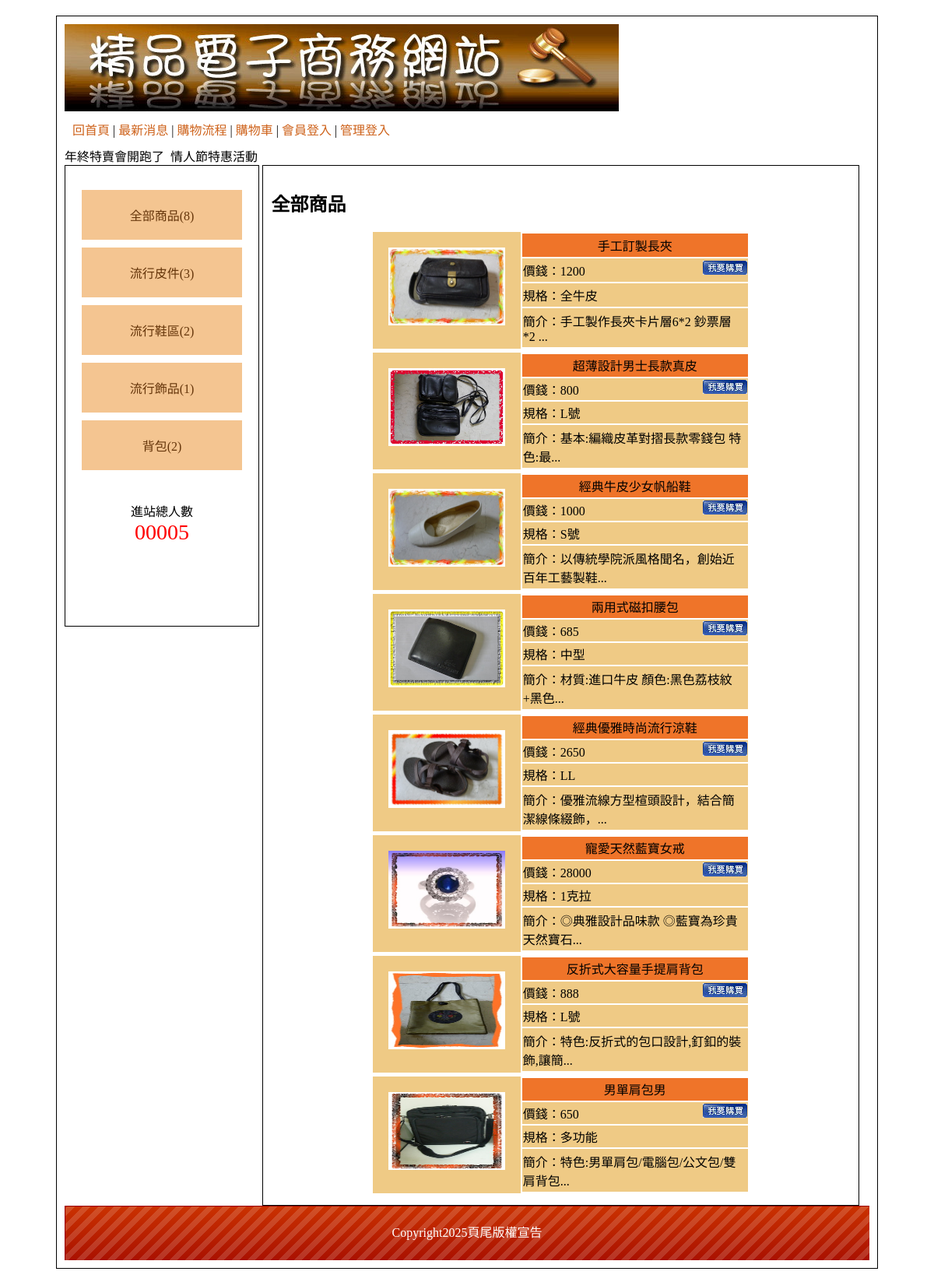
The page / on the database its author committed.
### tables this page shows
CREATE TABLE `type` (
  `id` int(10) UNSIGNED NOT NULL,
  `name` text NOT NULL,
  `big_id` int(2) NOT NULL
);

CREATE TABLE `item` (
  `id` int(10) UNSIGNED NOT NULL,
  `no` text NOT NULL,
  `name` text NOT NULL,
  `price` int(10) UNSIGNED NOT NULL,
  `spec` text NOT NULL,
  `stock` int(10) UNSIGNED NOT NULL,
  `img` text NOT NULL,
  `intro` text NOT NULL,
  `big` int(10) UNSIGNED NOT NULL,
  `mid` int(10) UNSIGNED NOT NULL,
  `sh` int(1) UNSIGNED NOT NULL
);

CREATE TABLE `bottom` (
  `id` int(10) UNSIGNED NOT NULL,
  `bottom` text NOT NULL
);

### api/db.php (called while the page is built, shortened)
<?php
class DB{
    private $dsn="mysql:host=localhost;dbname=db07_04;charset=utf8";
    private $pdo;
    private $table;
    function __construct($table){
        $this->table=$table;
        $this->pdo=new PDO($this->dsn, 'root', '');
    }
    function all(...$arg){
        $sql="select * from $this->table ";
        if(isset($arg[0])){
            if(is_array($arg[0])){
                $tmp=$this->arraytosql($arg[0]);
                $sql=$sql." where ".join(" AND " , $tmp);
            }else{
                $sql .= $arg[0];
            }
        }
        return $this->pdo->query($sql)->fetchAll(PDO::FETCH_ASSOC);
    }
    function count(...$arg){
        $sql="select count(*) from $this->table ";
        if(isset($arg[0])){
            if(is_array($arg[0])){
                $tmp=$this->arraytosql($arg[0]);
                $sql=$sql." where ".join(" AND " , $tmp);
            }else{
                $sql .= $arg[0];
            }
        }
        return $this->pdo->query($sql)->fetchColumn();
    }
    function find($id){
        $sql="select * from $this->table ";
        if(is_array($id)){
            $tmp=$this->arraytosql($id);
            $sql=$sql." where ".join(" AND " , $tmp);
        }else{
            $sql .= " WHERE `id`='$id'";
        }
        return $this->pdo->query($sql)->fetch(PDO::FETCH_ASSOC);
    }
    private function arraytosql($array){
        $tmp=[];
        foreach($array as $key =>$value){
            $tmp[]="`$key`='$value'";
        }
        return $tmp;
    }
}
$Type=new DB('type');
$Bottom=new DB('bottom');
$Item=new DB('item');
?>

### index.php (the view, shortened to what this page needs)
<?php include_once "./api/db.php"; ?>
<!DOCTYPE html PUBLIC "-//W3C//DTD XHTML 1.0 Transitional//EN" "http://www.w3.org/TR/xhtml1/DTD/xhtml1-transitional.dtd">
<html xmlns="http://www.w3.org/1999/xhtml"><head><meta http-equiv="Content-Type" content="text/html; charset=UTF-8">
<link href="./css/css.css" rel="stylesheet" type="text/css">
</head>
<body>
	<div id="main">
    	<div id="top">
        	<a href="?">
            	<img src="./icon/0416.jpg">
            </a>
                        <div style="padding:10px;">
                <a href="?">回首頁</a> |
                <a href="?do=news">最新消息</a> |
                <a href="?do=look">購物流程</a> |
                <a href="?do=buycart">購物車</a> |
                <?php
                    if(isset($_SESSION['login'])){
                        echo "<a href='./api/logout.php'>";
                        echo "登出";
                        echo "</a>";
                    }else{
                        echo "<a href='?do=login'>";
                        echo "會員登入";
                        echo "</a>";
                    }
                ?>
                 |
                <?php
                    if(isset($_SESSION['admin'])){
                        echo "<a href='back.php'>";
                        echo "返回管理";
                        echo "</a>";
                    }else{
                        echo "<a href='?do=admin'>";
                        echo "管理登入";
                        echo "</a>";
                    }
                ?>
           </div>
           <marquee>
                   年終特賣會開跑了&nbsp;&nbsp;情人節特惠活動 &nbsp;&nbsp;
            </marquee>
        </div>
        <div id="left" class="ct">
        	<div style="min-height:400px;">
                <a href="?type=0">全部商品(<?=$Item->count(['sh'=>1]);?>)</a>
            <?php
                $bigs = $Type->all(['big_id'=>0]);
                foreach($bigs as $big):
            ?>
                <div class="ww">
                    <a href="?type=<?=$big['id'];?>"><?=$big['name'];?>(<?=$Item->count(['big'=>$big['id'], 'sh'=>1]);?>)</a>
            <?php
                    echo "</div>";
                endforeach;
            ?>
        	</div>
            <span>
            	<div>進站總人數</div>
                <div style="color:#f00; font-size:28px;">
                	00005
                </div>
            </span>
        </div>
        <div id="right">
                <?php
                $do=$_GET['do']??'main';
                $file = "./front/{$do}.php";
                if(file_exists($file)){
                    include $file;
                }else{
                    include "./front/main.php";
                }
                ?>
        </div>
        <div id="bottom" style="line-height:70px;background:url(./icon/bot.png); color:#FFF;" class="ct">
            <?=$Bottom->find(1)['bottom'];?>
        </div>
    </div>
</body></html>

### front/main.php
<?php
$type = $_GET['type']??0;
$nav = '全部商品';
if($type != 0){
    $row = $Type->find($type);
    if($row['big_id']==0){
        $nav = $row['name'];
        $items = $Item->all(['big'=>$type, 'sh'=>1]);
    }else{
        $big = $Type->find($row['big_id']);
        $nav = $big['name']." > " .$row['name'];
        $items = $Item->all(['mid'=>$type, 'sh'=>1]);
    }
}else{
    $items = $Item->all(['sh'=>1]);
}
?>
<h2><?=$nav;?></h2>
<?php
foreach($items as $item):
?>
<div style="display: flex; width:65%; height:150px; margin:5px auto;">
    <div class="pp ct" style="padding: 20px;">
        <a href="?do=detail&id=<?=$item['id'];?>">
            <img src="./image/<?=$item['img'];?>" style="width:150px; height:100px;">
        </a>
    </div>
    <div>
        <table style="height: 100%;">
            <tr>
                <td class="tt ct"><?=$item['name'];?></td>
            </tr>
            <tr class="pp">
                <td>
                    價錢：<?=$item['price'];?>
                    <a href="?do=buycart&id=<?=$item['id'];?>&qt=1">
                        <img src="./icon/0402.jpg" style="float:right;">
                    </a>
                </td>
            </tr>
            <tr class="pp">
                <td>規格：<?=$item['spec'];?></td>
            </tr>
            <tr class="pp">
                <td>
                    簡介：<?=mb_substr($item['intro'], 0, 20);?>...
                </td>
            </tr>
        </table>
    </div>
</div>
<?php
endforeach;
?>

### css/css.css (style rules this page uses)
body { font-family:"微軟正黑體"; }
#main { width:1034px; padding:10px; margin:20px auto 20px auto; border:#000 solid 1px; min-height:768px; }
#top a { color:#CE631C; text-decoration:none; }
#left { display:inline-block; width:20%; padding:2%; min-height:550px; vertical-align:top; border:#000 1px solid; }
#left a { display:block; padding:20px 5px 20px 5px; text-decoration:none; background:#F4C591; margin:10px auto 10px auto; color:#65350A; }
.ct { text-align:center; }
#right { display:inline-block; width:72%; padding:1%; min-height:550px; border:#000 1px solid; }
#bottom { height:70px; background-size:cover; }
.tt { background:#EF7429; }
.pp { background:#EFCA85; }
.pp td { background:#EFCA85; }

### rows shown on the page
type: name "流行皮件", count "3"
type: name "流行鞋區", count "2"
type: name "流行飾品", count "1"
type: name "背包", count "2"
item: img (picture), name "手工訂製長夾", price "1200", spec "全牛皮", intro "手工製作長夾卡片層6*2 鈔票層 *2"
item: img (picture), name "超薄設計男士長款真皮", price "800", spec "L號", intro "基本:編織皮革對摺長款零錢包 特色:最"
item: img (picture), name "經典牛皮少女帆船鞋", price "1000", spec "S號", intro "以傳統學院派風格聞名，創始近百年工藝製鞋"
item: img (picture), name "兩用式磁扣腰包", price "685", spec "中型", intro "材質:進口牛皮 顏色:黑色荔枝紋+黑色"
item: img (picture), name "經典優雅時尚流行涼鞋", price "2650", spec "LL", intro "優雅流線方型楦頭設計，結合簡潔線條綴飾，"
item: img (picture), name "寵愛天然藍寶女戒", price "28000", spec "1克拉", intro "◎典雅設計品味款 ◎藍寶為珍貴天然寶石"
item: img (picture), name "反折式大容量手提肩背包", price "888", spec "L號", intro "特色:反折式的包口設計,釘釦的裝飾,讓簡"
item: img (picture), name "男單肩包男", price "650", spec "多功能", intro "特色:男單肩包/電腦包/公文包/雙肩背包"
bottom: bottom "Copyright2025頁尾版權宣告"

### other values the page prints
$Item->count(['sh'=>1]) "8"
$nav "全部商品"
